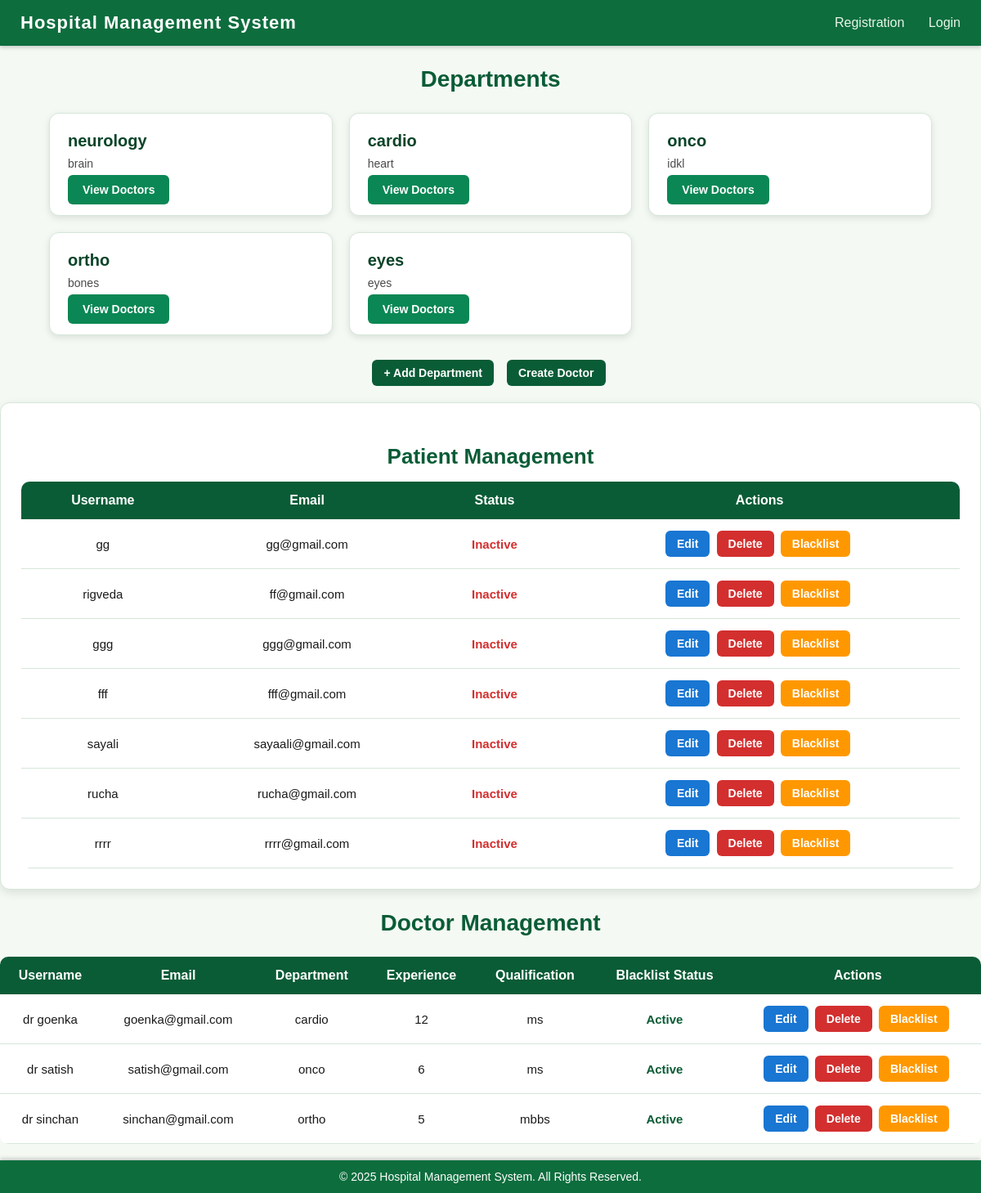
Page /admin_dashboard on the committed database.
### app.py (models this page shows)
class Department(db.Model):
    __tablename__='departments'
    id=db.Column(db.Integer,primary_key=True)
    department_name=db.Column(db.String(100),unique=True,nullable=False)
    description=db.Column(db.Text,nullable=True)
    doctors=db.relationship("User",back_populates="department")

class User(db.Model):
    __tablename__='users'
    id=db.Column(db.Integer,primary_key=True)
    username=db.Column(db.String(150),unique=True,nullable=False)
    email=db.Column(db.String(150),unique=True,nullable=False)
    password=db.Column(db.String(150),nullable=False)
    role=db.Column(db.String(50),nullable=False)#eg doctor admin patient
    created_at=db.Column(db.DateTime,default=datetime.utcnow)
    department_id=db.Column(db.Integer,db.ForeignKey('departments.id'),nullable=True)
    department=db.relationship("Department",back_populates="doctors")
    experience=db.Column(db.Integer,nullable=True)
    qualifications=db.Column(db.String(250),nullable=True)
    blacklisted=db.Column(db.Boolean, default=False)
    availabilities = db.relationship('DoctorAvailability', back_populates='doctor', cascade="all, delete-orphan")

### app.py (the view)
@app.route('/admin_dashboard')
def admin_dashboard():
    patient=User.query.filter_by(role='patient').all()
    print(patient,'This is patient data')
    doctors=User.query.filter_by(role='doctor').all()
    departments=Department.query.all()
    return render_template('admin_dashboard.html',patient=patient,departments=departments,doctors=doctors)

### templates/admin_dashboard.html (shortened to what this page needs)
{% extends "base.html" %}
{% block content %}
<h2>Departments</h2>
<div class="dept-container">
    {% for dept in departments %}
    <div class="dept-box">
        <div class="dept-title">{{ dept.department_name }}</div>
        <div class="dept-desc">{{ dept.description }}</div>
        <a class="btn-view" href="{{url_for('view_dct',dept_id=dept.id)}}">View Doctors</a>
    </div>
    {% endfor %}
</div>
<div class="top-actions">
    <a href="{{ url_for('add_department') }}" class="action-btn" style="background:#0a5c36;">+ Add Department</a>
    <a href="{{url_for('create_doctor')}}" class="action-btn" style="background:#0a5c36;">Create Doctor</a>
</div>
<div class="dashboard-container">
    <h2 class="dashboard-title">Patient Management</h2>
    <table class="patient-table">
        <tr>
            <th>Username</th>
            <th>Email</th>
            <th>Status</th>
            <th>Actions</th>
        </tr>
        {% for pt in patient %}
        <tr>
            <td>{{ pt.username }}</td>
            <td>{{ pt.email }}</td>
            <td>
                {% if pt.status == "active" %}
                    <span class="status-active">Active</span>
                {% else %}
                    <span class="status-inactive">Inactive</span>
                {% endif %}
            </td>
            <td>
                <a href="" class="action-btn edit-btn">Edit</a>
                <a href="" class="action-btn delete-btn"
                   onclick="return confirm('Delete this patient?');">Delete</a>
                {% if pt.blacklisted %}
                    <a href="{{url_for('remove_blacklist',user_id=pt.id)}}" class="action-btn blacklist-btn" style="background:#00897b;">
                        Remove Blacklist
                    </a>
                {% else %}
                    <a href="{{url_for('blacklist',user_id=pt.id)}}" class="action-btn blacklist-btn">Blacklist</a>
                {% endif %}
            </td>
        </tr>
        {% endfor %}
    </table>
</div>
<h2>Doctor Management</h2>
<table class="patient-table" style="max-width:1200px;margin:0 auto;">
    <tr>
        <th>Username</th>
        <th>Email</th>
        <th>Department</th>
        <th>Experience</th>
        <th>Qualification</th>
        <th>Blacklist Status</th>
        <th>Actions</th>
    </tr>
    {% for doc in doctors %}
    <tr>
        <td>{{ doc.username }}</td>
        <td>{{ doc.email }}</td>
        <td>{{ doc.department.department_name if doc.department else "N/A" }}</td>
        <td>{{ doc.experience if doc.experience else "N/A" }}</td>
        <td>{{ doc.qualifications if doc.qualifications else "N/A" }}</td>
        <td>
            {% if doc.blacklisted %}
                <span class="status-inactive">Blacklisted</span>
            {% else %}
                <span class="status-active">Active</span>
            {% endif %}
        </td>
        <td>
            <a href="{{ url_for('edit_doctor',doctor_id=doc.id)}}" class="action-btn edit-btn">Edit</a>
            <a href="{{ url_for('delete_doctor', doctor_id=doc.id) }}" class="action-btn delete-btn">Delete</a>
            {% if doc.blacklisted %}
                <a href="{{ url_for('toggle_blacklist_doctor', doctor_id=doc.id) }}" class="action-btn blacklist-btn" style="background:#00897b;">Remove Blacklist</a>
            {% else %}
                <a href="{{ url_for('toggle_blacklist_doctor', doctor_id=doc.id) }}" class="action-btn blacklist-btn">Blacklist</a>
            {% endif %}
        </td>
    </tr>
    {% endfor %}
</table>
{% endblock %}

### templates/base.html (shortened to what this page needs)
<!DOCTYPE html>
<html lang="en">
<head>
</head>
<body>
<nav class="nav_bar">
    <div class="logo">Hospital Management System</div>
    <div class="nav-links">
        {% if session.get('id') %}
            <a href="{{ url_for('logout') }}">Logout</a>
        {% else %}
            <a href="{{ url_for('registration') }}">Registration</a>
            <a href="{{ url_for('login') }}">Login</a>
        {% endif %}
    </div>
</nav>
{% block content %}
{% endblock %}
<footer class="site-footer">
    <p>&copy; 2025 Hospital Management System. All Rights Reserved.</p>
</footer>
</body>
</html>

### templates/base.html (style rules this page uses)
* { margin: 0; padding: 0; box-sizing: border-box; font-family: Arial, Helvetica, sans-serif; }
.nav_bar { background-color: #0d6d3d; color: white; padding: 15px 25px; display: flex; justify-content: space-between; align-items: center; box-shadow: 0 2px 5px rgba(0,0,0,0.2); }
.logo { font-size: 22px; font-weight: bold; letter-spacing: 1px; }
.nav-links a { color: #e8f5e9; margin-left: 25px; text-decoration: none; font-size: 16px; font-weight: 500; transition: 0.3s ease; }
.site-footer { background-color: #0d6d3d; color: white; text-align: center; padding: 12px; margin-top: 40px; position: fixed; bottom: 0; left: 0; width: 100%; font-size: 14px; box-shadow: 0 -2px 5px rgba(0,0,0,0.2); }
body { background: #f4fff7; padding-bottom: 60px; }

### templates/admin_dashboard.html (style rules this page uses)
body { background: #f4f9f4; }
h2 { text-align: center; margin: 25px 0; font-size: 28px; font-weight: 700; color: #0a5c36; }
.dept-container { width: 90%; margin: 0 auto 30px auto; display: grid; grid-template-columns: repeat(auto-fill, minmax(300px, 1fr)); gap: 20px; justify-content: center; }
.dept-box { background: #ffffff; border-radius: 12px; padding: 22px; border: 1px solid #d6e6d8; box-shadow: 0 3px 8px rgba(0,0,0,0.1); transition: 0.3s ease; }
.dept-title { font-size: 20px; font-weight: 600; margin-bottom: 8px; color: #0a4428; }
.dept-desc { font-size: 14px; color: #4a4a4a; margin-bottom: 15px; }
.btn-view { padding: 10px 18px; background: #0a8754; color: white; border-radius: 6px; text-decoration: none; font-size: 14px; font-weight: 600; }
.dashboard-container { max-width: 1200px; margin: 0 auto; padding: 25px; background: #ffffff; border-radius: 12px; border: 1px solid #d6e6d8; box-shadow: 0 4px 12px rgba(0,0,0,0.1); }
.dashboard-title { font-size: 26px; font-weight: bold; color: #0a5c36; margin-bottom: 15px; text-align: center; }
.patient-table { width: 100%; border-collapse: collapse; background: white; border-radius: 10px; overflow: hidden; }
.patient-table th { background: #0a5c36; color: white; padding: 14px; font-size: 16px; text-align: center; }
.patient-table td { padding: 14px; border-bottom: 1px solid #d6e6d8; font-size: 15px; color: #1a1a1a; text-align: center; }
.action-btn { padding: 8px 14px; border-radius: 6px; font-size: 14px; text-decoration: none; color: white; font-weight: 600; margin-right: 4px; display: inline-block; }
.edit-btn { background: #1976d2; }
.delete-btn { background: #d32f2f; }
.blacklist-btn { background: #ff9800; }
.status-active { color: #0a5c36; font-weight: bold; }
.status-inactive { color: #d32f2f; font-weight: bold; }
.top-actions { display: flex; justify-content: center; gap: 12px; margin-bottom: 20px; }

### rows in the picture
Department: department_name "neurology", description "brain"
Department: department_name "cardio", description "heart"
Department: department_name "onco", description "idkl"
Department: department_name "ortho", description "bones"
Department: department_name "eyes", description "eyes"
User: username "gg", email "gg@gmail.com"
User: username "rigveda", email "ff@gmail.com"
User: username "ggg", email "ggg@gmail.com"
User: username "fff", email "fff@gmail.com"
User: username "sayali", email "sayaali@gmail.com"
User: username "rucha", email "rucha@gmail.com"
User: username "rrrr", email "rrrr@gmail.com"
User: username "dr goenka", email "goenka@gmail.com", department "cardio", experience "12", qualifications "ms", blacklisted "Active"
User: username "dr satish", email "satish@gmail.com", department "onco", experience "6", qualifications "ms", blacklisted "Active"
User: username "dr sinchan", email "sinchan@gmail.com", department "ortho", experience "5", qualifications "mbbs", blacklisted "Active"
